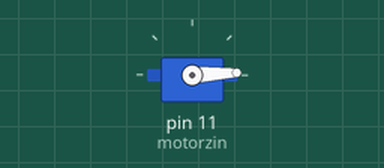
The sketch below on a simulated Arduino Uno, built with avr-gcc and run on an emulated ATmega328P. Shown: servo.

Above: at 0.05 s.
At 0.7 s:
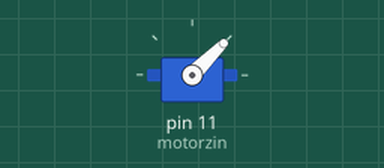
At 1.35 s:
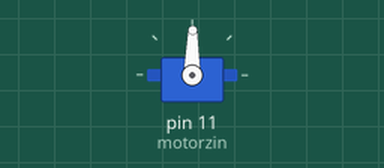
At 2.7 s:
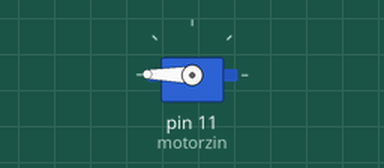
Timing chart, 0 to 6.2 s (numbered marks = the images above):
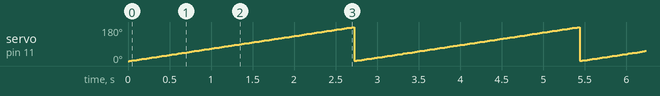

The sketch:

Exemplo-servo-motor-comFor.ino
```cpp
#include<Servo.h>
Servo motorzin;

void setup()
{
  //Anexando o sinal da porta 11
  motorzin.attach(11);
}

void loop()
{
  //utilizando o for, as engrenagens sao menos danificadas quando aplicamos
  //um novo comando para mudar o angulo
  //angulo: vai de 0 a 180;
  for(int angulo = 0; angulo < 180; angulo++) {
    motorzin.write(angulo);
    delay(15);
  }

  for(int angulo = 180; angulo < 0; angulo--){
    motorzin.write(angulo);
    delay(15);
  }
}
```

Measured:
- by itself, servo on pin 11 (motorzin): ramps from 1° to 179° and jumps back, once every 2.7 s
